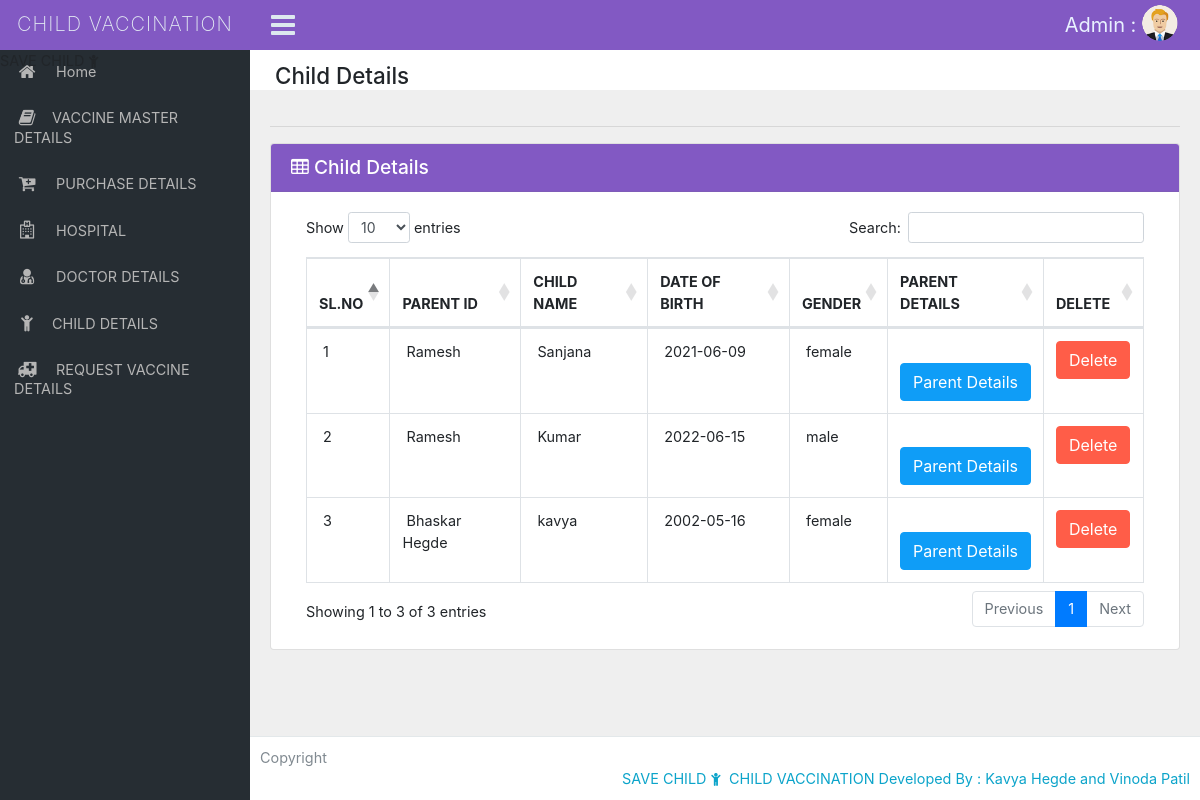
The page /admin/child_view.php (signed in) on the database as committed earlier.
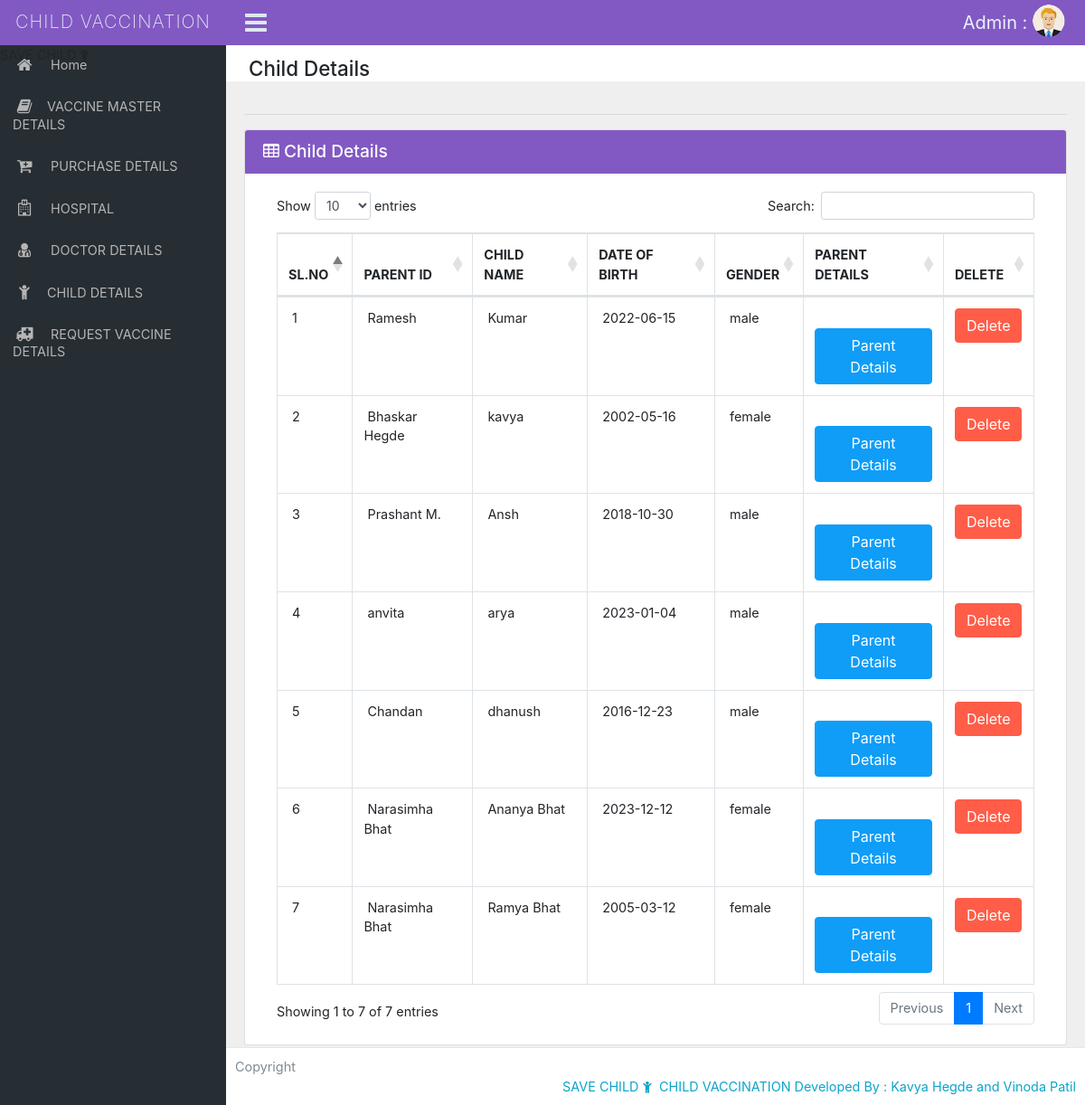
The same page on the database as committed later.
### tables this page shows
CREATE TABLE `child_info` (
  `child_id` int(100) NOT NULL,
  `parent_id` int(100) NOT NULL,
  `c_name` varchar(200) NOT NULL,
  `dob` date NOT NULL,
  `gender` varchar(200) NOT NULL
);

CREATE TABLE `parents` (
  `parent_id` int(100) NOT NULL,
  `hospital_id` int(100) NOT NULL,
  `parent_name` varchar(100) NOT NULL,
  `p_type` varchar(100) NOT NULL,
  `phone_no` varchar(100) NOT NULL,
  `email` varchar(100) NOT NULL
);

### admin/Child_view.php (the view, shortened to what this page needs)
<!DOCTYPE html>
<html lang="en">
<?php include('metadata.php'); ?>
<body class="adminbody">
<div id="main">
<?php include('header.php'); ?>
<?php include('sidebar.php'); ?>
    <div class="content-page">
        <div class="content">
      <div class="container-fluid">
        <div class="row">
            <div class="col-xl-12">
                <div class="breadcrumb-holder">
                    <h1 class="main-title float-left"> Child Details</h1>
                    <div class="clearfix"></div>
                </div>
            </div>
        </div>
        <hr>
<div class="row">
            <div class="col-xs-12 col-sm-12 col-md-12 col-lg-12 col-xl-12">
              <div class="card mb-3">
                <div class="card-header">
                  <h3><i class="fa fa-table"></i> Child Details </h3>
                </div>
                <div class="card-body">
                  <div class="table-responsive">
                  <table id="example1" class="table table-bordered table-hover display">
                    <thead>
                      <tr>
    <th>SL.NO</th>
    <th>PARENT ID </th>
    <th>CHILD NAME </th>
    <th>DATE OF BIRTH </th>
    <th>GENDER</th>
	<th>PARENT DETAILS</th>
    <th>DELETE</th>
  </tr>
  </thead>
  <tbody>
  <?php
include('../dbconnect/dbconnect.php');
$sl=1;
$sql="select * from child_info ci,parents p where ci.parent_id=p.parent_id";
$res=mysqli_query($conn,$sql);
while($row=mysqli_fetch_array($res))
{
?>
  <tr>
    <td>&nbsp;<?php echo $sl++;?></td>
    <td>&nbsp;<?php echo $row['parent_name'];?></td>
    <td>&nbsp;<?php echo $row['c_name'];?></td>
    <td>&nbsp;<?php echo $row['dob'];?></td>
    <td>&nbsp;<?php echo $row['gender'];?></td>
   <td>&nbsp;<a href="Parents_view.php?parent_id=<?php echo $row['parent_id'];?>" class="btn btn-primary">Parent Details</a></td>
    <td><a href="Child_delete.php?child_id=<?php echo $row['child_id'];?>" onclick="return confirm('are u sure want to delete')" class="btn btn-danger">Delete</a></td>
  </tr>
  <?php
}
?>
</tbody>
</table>
</div>
                </div>
              </div>
            </div>
            </div>
    </div>
    </div>
  <?php include('footer.php'); ?>
</div>
</body>
</html>

Rows that differ between the two databases and show on the page:
removed child_info: parent.parent_name "Ramesh", c_name "Sanjana", dob "2021-06-09", gender "female"
added child_info: parent.parent_name "Prashant M.", c_name "Ansh", dob "2018-10-30", gender "male"
added child_info: parent.parent_name "anvita", c_name "arya", dob "2023-01-04", gender "male"
added child_info: parent.parent_name "Chandan", c_name "dhanush", dob "2016-12-23", gender "male"
added child_info: parent.parent_name "Narasimha Bhat", c_name "Ananya Bhat", dob "2023-12-12", gender "female"
added child_info: parent.parent_name "Narasimha Bhat", c_name "Ramya Bhat", dob "2005-03-12", gender "female"
Other text that changed with them:
text written by a page script: "Show entries Search: Showing 1 to 3 of 3 entries Previous 1 Next" → "Show entries Search: Showing 1 to 7 of 7 entries Previous 1 Next"
